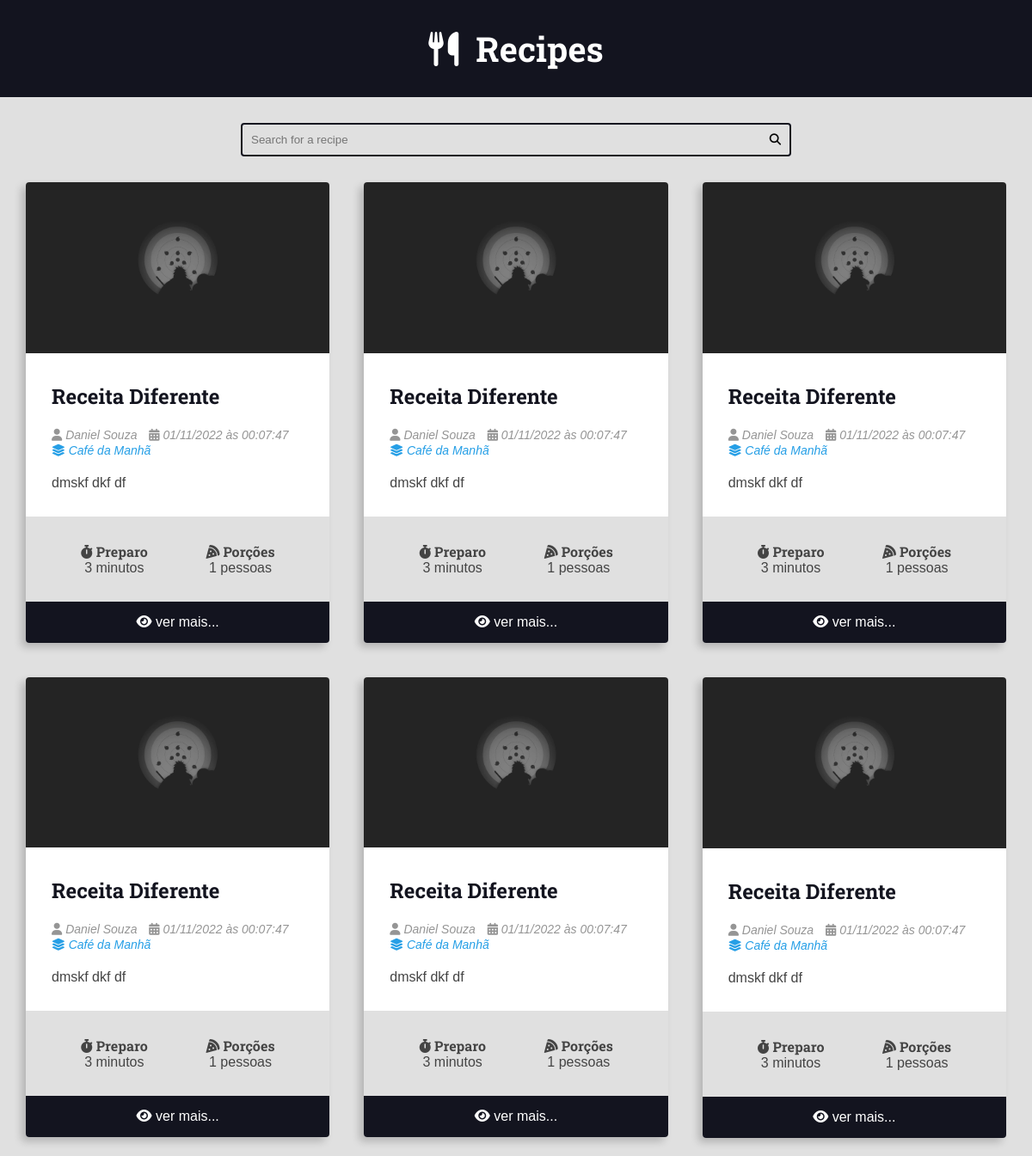
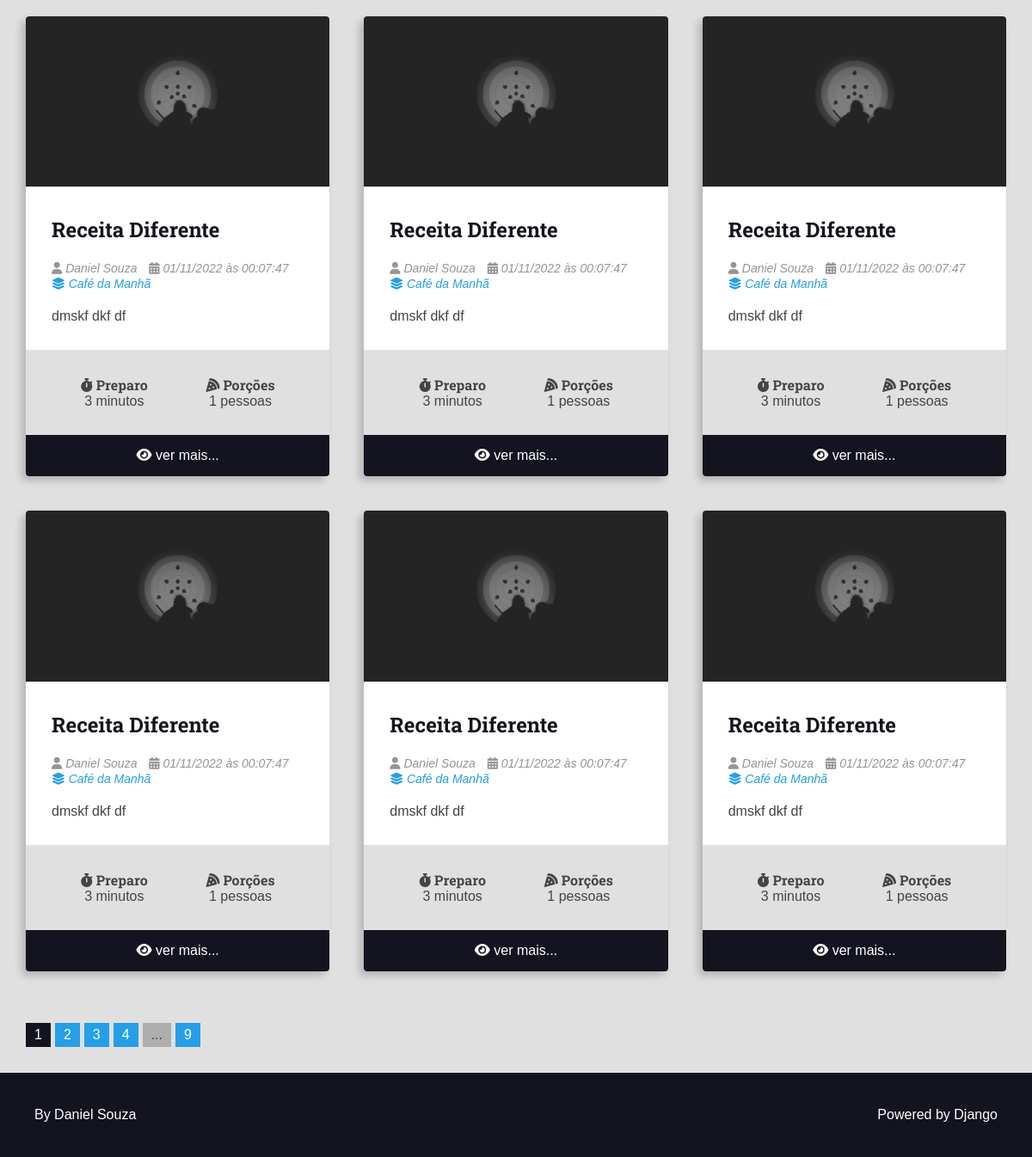
The page / on the database its author committed (2 pictures, top to bottom).
### recipes/models.py (models this page shows, shortened)
class Recipe(models.Model):
    title = models.CharField(max_length=65)
    description = models.CharField(max_length=165)
    slug = models.SlugField(unique=True)
    preparation_time = models.IntegerField()
    preparation_time_unit = models.CharField(max_length=65)
    servings = models.IntegerField()
    servings_unit = models.CharField(max_length=65)
    preparation_steps = models.TextField()
    preparation_steps_is_html = models.BooleanField(default=False)
    created_at = models.DateTimeField(auto_now_add=True)
    updated_at = models.DateTimeField(auto_now=True)
    is_published = models.BooleanField(default=False)
    cover = models.ImageField(
        upload_to='recipes/covers/%Y/%M/%d/', blank=True, default='')
    category = models.ForeignKey(
        Category, on_delete=models.SET_NULL, null=True, blank=True,
        default=None)
    author = models.ForeignKey(
        User, on_delete=models.SET_NULL, null=True)
    def get_absolute_url(self):
        return reverse("recipes-recipe", args=(self.id,))  # type: ignore

class Category(models.Model):
    name = models.CharField(max_length=65)

### recipes/views.py (the view)
# urls.py: path('', views.home, name="recipes-home"),
def home(request):
    recipes = Recipe.objects.filter(
        is_published=True).order_by('-id')
    page_obj, pagination_range = make_pagination(request, recipes, PER_PAGES)
    return render(request, 'recipes/pages/home.html', context={
        'recipes': page_obj,
        'pagination_range': pagination_range
    })

### utils/pagination.py (called while the page is built)
def make_pagination(request, queryset, per_page, qty_pages=4):
    try:
        current_page = int(request.GET.get('page', 1))
    except ValueError:
        current_page = 1
    paginator = Paginator(queryset, per_page)
    page_obj = paginator.get_page(current_page)
    pagination_range = make_pagination_range(
        paginator.page_range,
        qty_pages,
        current_page
    )
    return page_obj, pagination_range

### recipes/templates/recipes/pages/home.html (shortened to what this page needs)
{% extends 'global/base.html' %}
{% block content %}
<div class="main-content main-content-list container">
    {% for recipe in recipes %}
        {% include 'recipes/partials/recipe.html' %}
    {% empty %}
        <div class="center m-y">
            <h1>No recipes found here, create you own</h1>
        </div>
    {% endfor %}
</div>
{% endblock content %}

### recipes/templates/recipes/partials/recipe.html (shortened to what this page needs)
<div class="recipe recipe-list-item">
    {% if recipe.cover.url is not Null %}
        <div class="recipe-cover">
            <a href="{{ recipe.get_absolute_url }}">
                <img src="{{ recipe.cover.url }}" alt="Temporário">
            </a>
        </div>
    {% endif %}
    <div class="recipe-title-container">
        <h2 class="recipe-title">
            <a href="{{ recipe.get_absolute_url }}">
                {{ recipe.title }}
            </a>
        </h2>
    </div>
    <div class="recipe-author">
        <span class="recipe-author-item">
            <i class="fas fa-user"></i>
            {% if recipe.author is not None %}
                {% if recipe.author.first_name %}
                    {{  recipe.author.first_name }} {{  recipe.author.last_name }}
                {% else %}
                    {{ recipe.author.username }}
                {% endif %}
                {% else %}
                    Desconhecido
            {% endif %}
        </span>
        <span class="recipe-author-item">
            <i class="fas fa-calendar-alt"></i>
            {{ recipe.created_at|date:"d/m/Y" }} às {{recipe.created_at|date:"H:i:s"}}
        </span>
        {% if recipe.category is not None %}
            <span class="recipe-author-item">
                <a href="{% url 'recipes-category' recipe.category.id %}">
                    <i class="fas fa-layer-group"></i>
                 <span>{{ recipe.category.name }}</span>
                </a>
            </span>
        {% endif %}
    </div>
    <div class="recipe-content">
        <p>{{ recipe.description }}</p>
    </div>
    <div class="recipe-meta-container">
        <div class="recipe-meta recipe-preparation">
            <h3 class="recipe-meta-title"><i class="fas fa-stopwatch"></i> Preparo</h3>
            <div class="recipe-meta-text">
                {{ recipe.preparation_time }} {{ recipe.preparation_time_unit }}
            </div>
        </div>
        <div class="recipe-meta recipe-servings">
            <h3 class="recipe-meta-title"><i class="fas fa-pizza-slice"></i> Porções</h3>
            <div class="recipe-meta-text">
                {{ recipe.servings }} {{ recipe.servings_unit }}
            </div>
        </div>
    </div>
    {% if not is_detail_page %}
    <footer class="recipe-footer">
        <a class="recipe-read-more button button-dark button-full-width" href="{% url 'recipes-recipe' recipe.id %}">
            <i class="fas fa-eye"></i>
            <span>ver mais...</span>
        </a>
    </footer>
    {% endif %}
</div>

### base_static/global/css/styles.css (style rules this page uses)
:root { --color-primary: #269fe6; --color-primary-hover: #2086c2; --color-primary-dark: #13141f; --color-primary-dark-hover: #212336; --color-primary-light: #d4ecfa; --color-primary-light-hover: #bdd8e7; --color-white: #fff; --color-black: #000; --color-dark-text: #444; --color-info-light: #cce5ff; --color-debug-light: #cce5ff; --color-success-light: #d4edda; --color-alert-light: #fff3cd; --color-warning-light: #fff3cd; --color-error-light: #f8d7da; --color-info-dark: #4d86c4; --color-debug-dark: #4d86c4; --color-success-dark: #4a9c5d; --color-alert-dark: #927f40; --color-warning-dark: #927f40; --color-error-dark: #da525d; --color-gray-0: #f9f9f9; --color-gray-1: #e0e0e0; --color-gray-2: #c7c7c7; --color-gray-3: #aeaeae; --color-gray-4: #959595; --color-gray-5: #7d7d7d; --color-gray-6: #646464; --color-gray-7: #4b4b4b; --color-gray-8: #323232; --color-gray-9: #191919; --font-primary: sans-serif; --font-headings: 'Roboto Slab', serif; --spacing-gutter-medium: 3rem; --spacing-gutter-large: 4rem; }
* { padding: 0; margin: 0; box-sizing: border-box; }
html { font-size: 62.5%; }
body { font-size: 1.6rem; font-family: var(--font-primary); background: var(--color-gray-1); color: var(--color-dark-text); }
h1, h2, h3, h4, h5, h6 { font-family: var(--font-headings); }
img { max-width: 100%; }
a { color: var(--color-primary); text-decoration: none; }
.container { max-width: 144rem; margin: 0 auto; padding: var(--spacing-gutter-medium); }
.main-content { padding-top: 0; }
.main-content-list { display: grid; grid-template-columns: repeat(auto-fit, minmax(340px, 1fr)); gap: var(--spacing-gutter-large); }
.recipe { background: var(--color-white); box-shadow: -5px 5px 10px rgba(0, 0, 0, 0.2); transform: scale(1); transition: all 300ms ease-in-out; border-radius: 0.4rem; overflow: hidden; }
.recipe img { max-width: 100%; }
.recipe-list-item { max-width: 64rem; height: fit-content; }
.recipe-title-container { padding: var(--spacing-gutter-medium); padding-bottom: 2rem; }
.recipe-title-container a { text-decoration: none; color: var(--color-primary-dark); }
.recipe-author { padding: 0 var(--spacing-gutter-medium); }
.recipe-content { padding: var(--spacing-gutter-medium); padding-top: 2rem; }
.recipe-author-item { color: var(--color-gray-4); margin-right: 1rem; font-style: italic; font-size: 1.4rem; }
.recipe-author a { color: var(--color-primary); transition: all 300ms ease-in-out; text-decoration: none; }
.recipe-meta-container { display: flex; flex-flow: row wrap; padding: var(--spacing-gutter-medium); background: var(--color-gray-1); }
.recipe-meta { display: flex; flex-flow: column nowrap; flex-shrink: 1; flex-grow: 1; text-align: center; }
.recipe-meta-title { font-size: 1.6rem; }
.recipe-footer a { background: var(--color-primary-dark); display: block; color: var(--color-white); text-decoration: none; text-align: center; padding: 1.5rem var(--spacing-gutter-medium); transition: all 300ms ease-in-out; }

### rows shown on the page
Recipe: cover (picture), title "Receita Diferente", author.first_name "Daniel", author.last_name "Souza", created_at "01/11/2022", created_at "00:07:47", category.name "Café da Manhã", description "dmskf dkf df", preparation_time "3", preparation_time_unit "minutos", servings "1", servings_unit "pessoas"
Recipe: cover (picture), title "Receita Diferente", author.first_name "Daniel", author.last_name "Souza", created_at "01/11/2022", created_at "00:07:47", category.name "Café da Manhã", description "dmskf dkf df", preparation_time "3", preparation_time_unit "minutos", servings "1", servings_unit "pessoas"
Recipe: cover (picture), title "Receita Diferente", author.first_name "Daniel", author.last_name "Souza", created_at "01/11/2022", created_at "00:07:47", category.name "Café da Manhã", description "dmskf dkf df", preparation_time "3", preparation_time_unit "minutos", servings "1", servings_unit "pessoas"
Recipe: cover (picture), title "Receita Diferente", author.first_name "Daniel", author.last_name "Souza", created_at "01/11/2022", created_at "00:07:47", category.name "Café da Manhã", description "dmskf dkf df", preparation_time "3", preparation_time_unit "minutos", servings "1", servings_unit "pessoas"
Recipe: cover (picture), title "Receita Diferente", author.first_name "Daniel", author.last_name "Souza", created_at "01/11/2022", created_at "00:07:47", category.name "Café da Manhã", description "dmskf dkf df", preparation_time "3", preparation_time_unit "minutos", servings "1", servings_unit "pessoas"
Recipe: cover (picture), title "Receita Diferente", author.first_name "Daniel", author.last_name "Souza", created_at "01/11/2022", created_at "00:07:47", category.name "Café da Manhã", description "dmskf dkf df", preparation_time "3", preparation_time_unit "minutos", servings "1", servings_unit "pessoas"
Recipe: cover (picture), title "Receita Diferente", author.first_name "Daniel", author.last_name "Souza", created_at "01/11/2022", created_at "00:07:47", category.name "Café da Manhã", description "dmskf dkf df", preparation_time "3", preparation_time_unit "minutos", servings "1", servings_unit "pessoas"
Recipe: cover (picture), title "Receita Diferente", author.first_name "Daniel", author.last_name "Souza", created_at "01/11/2022", created_at "00:07:47", category.name "Café da Manhã", description "dmskf dkf df", preparation_time "3", preparation_time_unit "minutos", servings "1", servings_unit "pessoas"
Recipe: cover (picture), title "Receita Diferente", author.first_name "Daniel", author.last_name "Souza", created_at "01/11/2022", created_at "00:07:47", category.name "Café da Manhã", description "dmskf dkf df", preparation_time "3", preparation_time_unit "minutos", servings "1", servings_unit "pessoas"
Recipe: cover (picture), title "Receita Diferente", author.first_name "Daniel", author.last_name "Souza", created_at "01/11/2022", created_at "00:07:47", category.name "Café da Manhã", description "dmskf dkf df", preparation_time "3", preparation_time_unit "minutos", servings "1", servings_unit "pessoas"
Recipe: cover (picture), title "Receita Diferente", author.first_name "Daniel", author.last_name "Souza", created_at "01/11/2022", created_at "00:07:47", category.name "Café da Manhã", description "dmskf dkf df", preparation_time "3", preparation_time_unit "minutos", servings "1", servings_unit "pessoas"
Recipe: cover (picture), title "Receita Diferente", author.first_name "Daniel", author.last_name "Souza", created_at "01/11/2022", created_at "00:07:47", category.name "Café da Manhã", description "dmskf dkf df", preparation_time "3", preparation_time_unit "minutos", servings "1", servings_unit "pessoas"

### other values the page prints
{{ page }} "1"
{{ page }} "2" "3" "4"
{{ pagination_range.total_pages }} "9"
